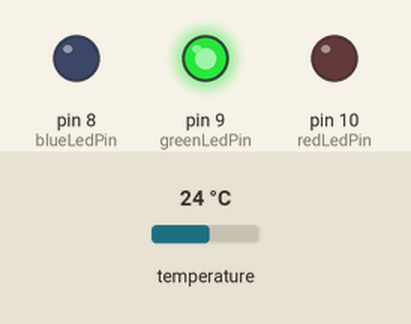
Bench run of a sketch on a simulated Arduino Uno, built with avr-gcc and run on an emulated ATmega328P. On the bench: output pins drawn as LEDs (lit = HIGH). The test bench sets the inputs (shaded band); at power-on: temperature 24 °C. What the sketch prints to the serial monitor is not drawn.

Above: at 2.8 s.
2.9 s: temperature set to 20.5 °C
7.6 s: temperature set to 19.4 °C
At 9.4 s:
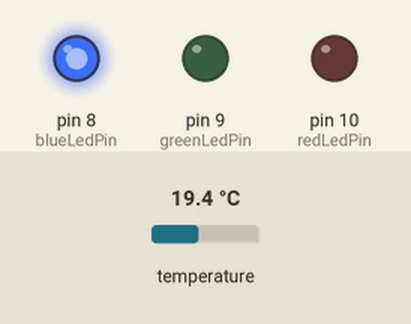
9.8 s: temperature set to 33 °C
At 11.3 s:
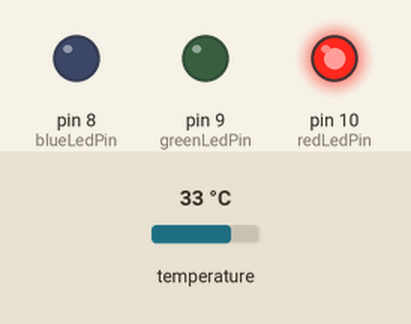
12.4 s: temperature set to 30.5 °C
14.6 s: temperature set to 29.4 °C
At 15.2 s:
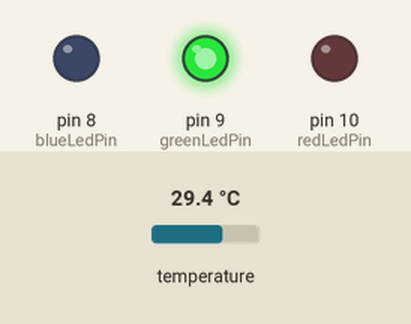
16.4 s: temperature set to 12 °C
At 18.2 s:
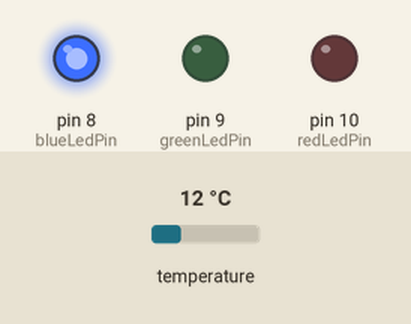
Timing chart, 0 to 19.7 s (numbered marks = the images above; inputs shaded):
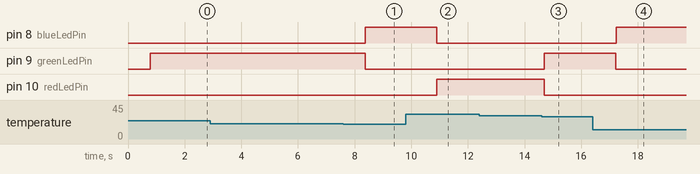

Measured:
- the behaviour switches between 20.1 and 20 °C on temperature (found by bisection; images 0 and 1)
- the behaviour switches between 30 and 29.9 °C on temperature (found by bisection; images 2 and 3)
- after the input at 7.6 s, pin 8 (blueLedPin): LOW → HIGH after 0.77 s; pin 9 (greenLedPin): HIGH → LOW after 0.77 s
- after the input at 9.8 s, pin 8 (blueLedPin): HIGH → LOW after 1.1 s; pin 10 (redLedPin): LOW → HIGH after 1.1 s
- after the input at 14.6 s, pin 9 (greenLedPin): LOW → HIGH after 0.10 s; pin 10 (redLedPin): HIGH → LOW after 0.10 s
- after the input at 16.4 s, pin 8 (blueLedPin): LOW → HIGH after 0.83 s; pin 9 (greenLedPin): HIGH → LOW after 0.83 s

The sketch:

VisualTemperatureFinal.ino
```cpp
#include <OneWire.h>
#include <DallasTemperature.h>
int greenLedPin = 9;
int blueLedPin = 8;
int redLedPin = 10;

int temp_sensor = 4;

float temperature = 0;
int lowerLimit = 20;
int higherLimit = 30;
OneWire oneWirePin(temp_sensor);
DallasTemperature sensors(&oneWirePin);
void setup(void){
  Serial.begin(9600);

  //Setup the LEDS to act as outputs
  pinMode(redLedPin,OUTPUT);
  pinMode(greenLedPin,OUTPUT);
  pinMode(blueLedPin,OUTPUT);

  sensors.begin();
}
void loop(){
  Serial.print("Requesting Temperatures from sensors: ");
  sensors.requestTemperatures();
  Serial.println("DONE");

  temperature = sensors.getTempCByIndex(0);
  digitalWrite(redLedPin, LOW);
  digitalWrite(greenLedPin, LOW);
  digitalWrite(blueLedPin, LOW);

  Serial.print("Temperature is ");
  Serial.print(temperature);
  //Setup the LEDS to act as outputs
if(temperature <= lowerLimit){
    Serial.println(", Blue LED is Activated");
    digitalWrite(blueLedPin, HIGH); }
else if(temperature > lowerLimit && temperature < higherLimit){
    Serial.println(", Green LED is Activated");
    digitalWrite(greenLedPin, HIGH);
}
else if(temperature >= higherLimit){
    Serial.println(", Red LED is Activated");
    digitalWrite(redLedPin, HIGH);
}
delay(500);
}
```
